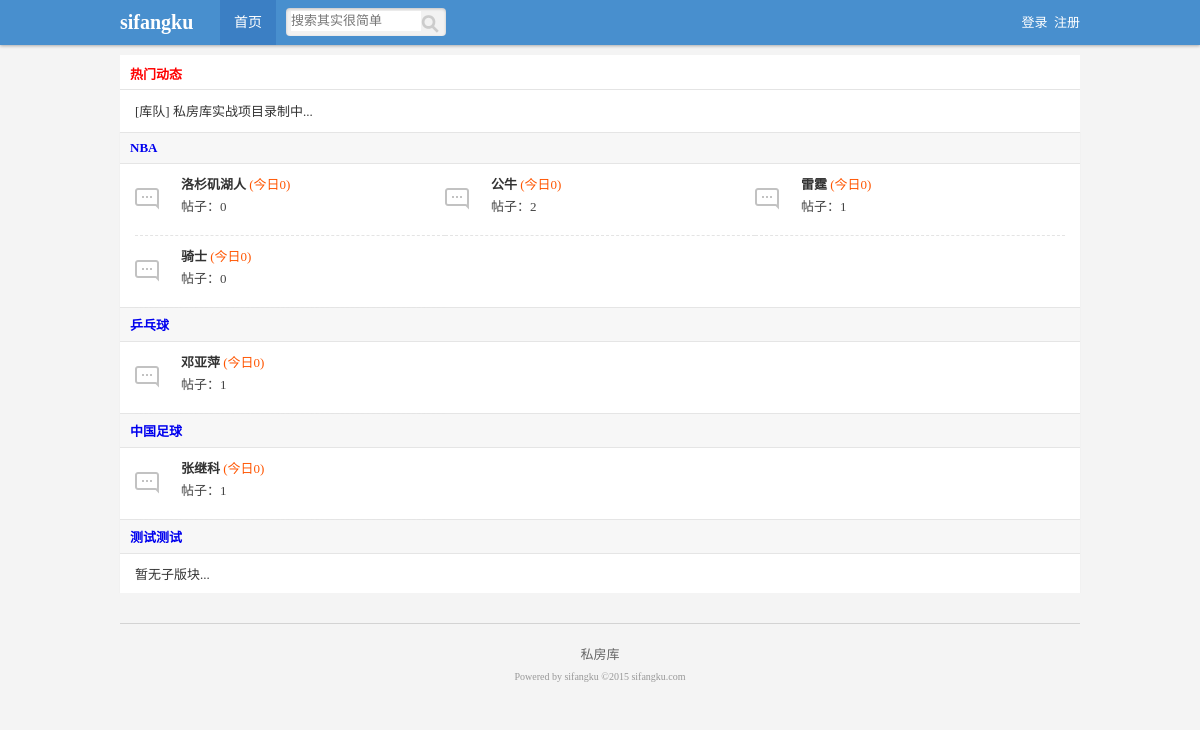
The page / on the database its author committed.
### tables this page shows
CREATE TABLE IF NOT EXISTS `sfk_father_module` (
  `id` int(10) unsigned NOT NULL AUTO_INCREMENT,
  `module_name` varchar(66) NOT NULL,
  `sort` int(11) NOT NULL DEFAULT '0',
  PRIMARY KEY (`id`)
);

CREATE TABLE IF NOT EXISTS `sfk_son_module` (
  `id` int(255) unsigned NOT NULL AUTO_INCREMENT,
  `father_module_id` int(10) unsigned NOT NULL DEFAULT '1',
  `module_name` varchar(66) DEFAULT NULL,
  `info` varchar(255) DEFAULT NULL,
  `member_id` int(10) unsigned DEFAULT '0',
  `sort` int(10) unsigned DEFAULT '0',
  PRIMARY KEY (`id`)
);

### inc/mysql.inc.php (called while the page is built, shortened)
<?php
function execute($link,$query){
    $result=mysqli_query($link,$query);
    return $result;
}
function num($link,$sql_count){
    $result=execute($link,$sql_count);
    $count=mysqli_fetch_row($result);
    return $count[0];
}
?>

### index.php (the view, shortened to what this page needs)
<?php
include_once 'inc/mysql.inc.php';
$link=connect();
?>
<?php include 'inc/header.inc.php'?>
    <div id="hot" class="auto">
        <div class="title">热门动态</div>
        <ul class="newlist">
            <li><a href="#">[库队]</a> <a href="#">私房库实战项目录制中...</a></li>
        </ul>
    </div>
<?php
    $query="select * from sfk_father_module order by sort desc";
    $result_father=execute($link,$query);
    while($data_father=mysqli_fetch_assoc($result_father)){
?>
        <div class="box auto">
            <div class="title">
                <a href="list_father.php?id=<?php echo $data_father['id'];?>"><?php echo $data_father['module_name']?></a>
            </div>
            <div class="classList">
                <?php
                    $query="select * from sfk_son_module where father_module_id={$data_father['id']}";
                    $result_son=execute($link,$query);
                    if(mysqli_num_rows($result_son)){
                        while($data_son=mysqli_fetch_assoc($result_son)){
                            $query="select count(*) from sfk_content where module_id={$data_son['id']} and time > CURDATE()";
                            $count_today=num($link,$query);
                            $query="select count(*) from sfk_content where module_id={$data_son['id']}";
                            $count_all=num($link,$query);
                            $str=<<<A
            <div class="childBox old">
                <h2><a href="list_son.php?id={$data_son['id']}">{$data_son['module_name']}</a> <span>(今日{$count_today})</span></h2>
                帖子：{$count_all}<br />
            </div>
A;
                            echo $str;
                        }
                    }else{
                        echo '<div style="padding:10px 0;">暂无子版块...</div>';
                    }
                ?>
            </div>
        </div>
<?php }?>
<?php include 'inc/footer.inc.php'?>

### style/public.css (style rules this page uses)
body,div,ul,ol,li,dl,dt,dd,h1,h2,h3,h4,h5,h6,form,input,textarea,p { margin:0px; padding:0px; font-size:13px; font-family:Tahoma; }
ul { list-style:none; }
a { text-decoration:none; }
body { background:#f4f4f4; color:#333; }
.auto { width:960px; margin:0 auto; }

### style/index.css (style rules this page uses)
#hot { margin-top:10px; background:#fff; padding:0 0 10px 0; }
#hot .title { height:34px; color:#ff0000; font-weight:bold; border-bottom:1px solid #e4e4e4; line-height:40px; text-indent:10px; margin:0 0 10px 0; }
#hot .newlist li { width:480px; float:left; text-indent:15px; line-height:23px; }
#hot .newlist li a { color:#333; }
.box { border-left:1px solid #f1f1f1; border-right:1px solid #f1f1f1; margin-top:-1px; }
.box .title { background:#f7f7f7; border-top:1px solid #e5e5e5; border-bottom:1px solid #e5e5e5; padding:7px 10px; color:#105cb6; font-weight:bold; }
.box .classList { background:#ffffff; padding:0 15px; }
.box .classList .childBox { width:264px; height:51px; padding:10px 0 10px 46px; border-bottom:1px dashed #e4e4e4; float:left; background:pink; color:#444444; }
.box .classList .childBox h2 { padding-bottom:3px; }
.box .classList .childBox h2 a { color:#333; font-weight:bold; }
.box .classList .childBox h2 span { color:#ff5500; font-weight:normal; }
.box .classList .old { background:url(old.gif) 0px center no-repeat; }

### rows shown on the page
sfk_father_module: module_name "NBA"
sfk_son_module: module_name "洛杉矶湖人", count_today "0", count_all "0"
sfk_son_module: module_name "公牛", count_today "0", count_all "2"
sfk_son_module: module_name "雷霆", count_today "0", count_all "1"
sfk_son_module: module_name "骑士", count_today "0", count_all "0"
sfk_father_module: module_name "乒乓球"
sfk_son_module: module_name "邓亚萍", count_today "0", count_all "1"
sfk_father_module: module_name "中国足球"
sfk_son_module: module_name "张继科", count_today "0", count_all "1"
sfk_father_module: module_name "测试测试", shows "暂无子版块..."
